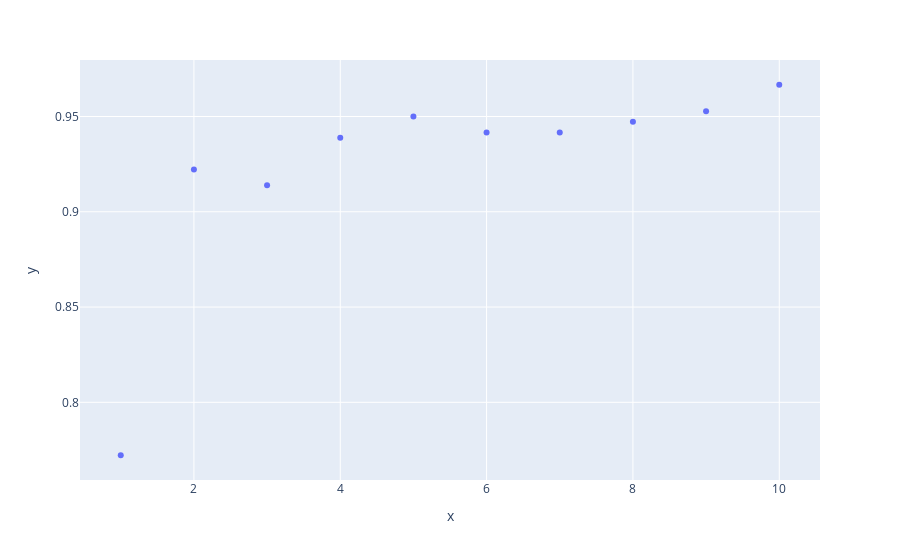

Here is the notebook cell this chart was saved with:
### Code cell
test_variable_param(n=1, epochs=range(1, 11))

### Figure 1 — Plotly figure (JSON) as saved in the notebook; plotly's stock layout.template omitted (floating-point values rounded to 4 significant figures)
{"data": [{"hovertemplate": "x=%{x}<br>y=%{y}<extra></extra>", "legendgroup": "", "marker": {"color": "#636efa", "symbol": "circle"}, "mode": "markers", "name": "", "orientation": "v", "showlegend": false, "type": "scatter", "x": [1, 2, 3, 4, 5, 6, 7, 8, 9, 10], "xaxis": "x", "y": [0.7722, 0.9222, 0.9139, 0.9389, 0.95, 0.9417, 0.9417, 0.9472, 0.9528, 0.9667], "yaxis": "y"}], "layout": {"legend": {"tracegroupgap": 0}, "margin": {"t": 60}, "xaxis": {"anchor": "y", "domain": [0, 1], "title": {"text": "x"}}, "yaxis": {"anchor": "x", "domain": [0, 1], "title": {"text": "y"}}}}
